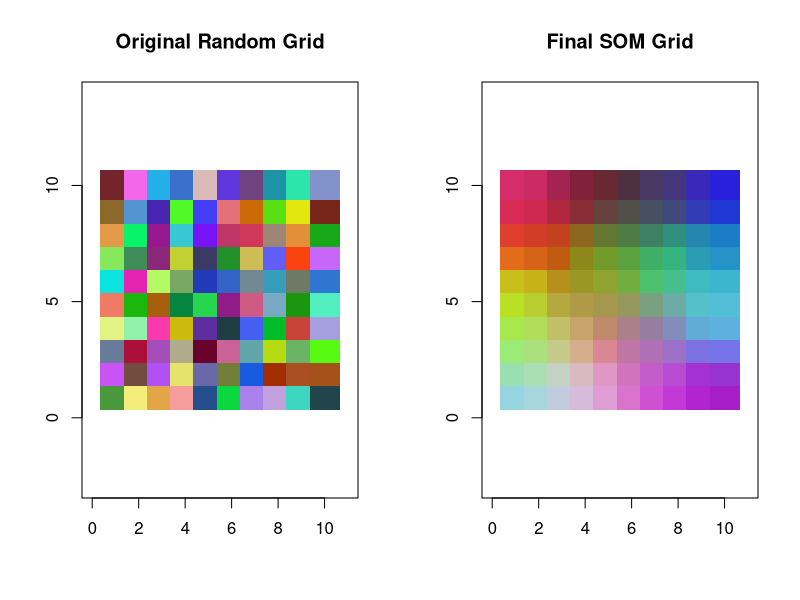
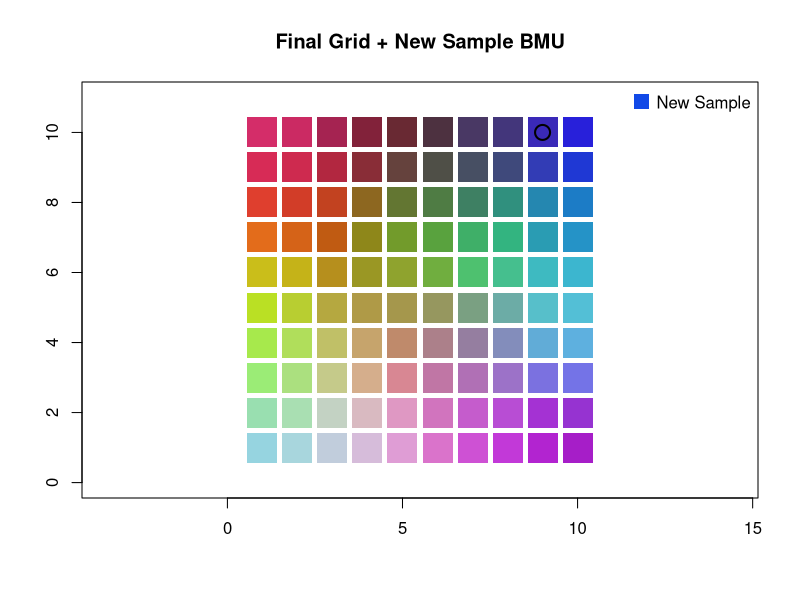

Recreate these plots in R, in order.
# --- Self-Organizing Map Demo with New Sample BMU ---

set.seed(123)

# --- Parameters ---
grid_size <- 10
iterations <- 100
initial_radius <- 5
initial_lr <- 0.5
n_samples <- 200  # size of training set per iteration

# --- Generate Initial Grid (weights) ---
red_matrix   <- matrix(runif(grid_size^2, 0, 255), nrow = grid_size)
green_matrix <- matrix(runif(grid_size^2, 0, 255), nrow = grid_size)
blue_matrix  <- matrix(runif(grid_size^2, 0, 255), nrow = grid_size)

initial_color_matrix <- matrix(
  rgb(red_matrix, green_matrix, blue_matrix, maxColorValue = 255),
  nrow = grid_size
)

# --- Generate Training Set (inputs from full RGB space) ---
training_set <- data.frame(
  red   = sample(0:255, n_samples, replace = TRUE),
  green = sample(0:255, n_samples, replace = TRUE),
  blue  = sample(0:255, n_samples, replace = TRUE)
)

# --- Function to Plot Grid ---
plot_grid <- function(color_matrix, main_title = "Color Grid") {
  plot(x = 0:(grid_size+1), y = 0:(grid_size+1), type = "n", asp = 1,
       xlab = "", ylab = "", main = main_title)
  for (x in 1:grid_size) {
    for (y in 1:grid_size) {
      points(x, y, pch = 15, cex = 4, col = color_matrix[y, x])
    }
  }
}

# --- Training Loop ---
for (iter in 1:iterations) {
  
  # Decay parameters
  radius <- initial_radius * exp(-iter / iterations)
  lr <- initial_lr * exp(-iter / iterations)
  
  # Shuffle training set each iteration
  shuffled_set <- training_set[sample(nrow(training_set)), ]
  
  for (i in 1:nrow(shuffled_set)) {
    red_input   <- shuffled_set$red[i]
    green_input <- shuffled_set$green[i]
    blue_input  <- shuffled_set$blue[i]
    
    # Find BMU (closest cell in color space)
    distance_matrix <- sqrt((red_matrix - red_input)^2 +
                              (green_matrix - green_input)^2 +
                              (blue_matrix - blue_input)^2)
    bmu <- which(distance_matrix == min(distance_matrix), arr.ind = TRUE)
    bmu_x <- bmu[1]; bmu_y <- bmu[2]
    
    # Update neighbors
    for (x in 1:grid_size) {
      for (y in 1:grid_size) {
        grid_distance <- sqrt((x - bmu_x)^2 + (y - bmu_y)^2)
        if (grid_distance <= radius) {
          influence <- exp(-(grid_distance^2) / (2 * radius^2))
          red_matrix[x, y]   <- red_matrix[x, y] + lr * influence * (red_input - red_matrix[x, y])
          green_matrix[x, y] <- green_matrix[x, y] + lr * influence * (green_input - green_matrix[x, y])
          blue_matrix[x, y]  <- blue_matrix[x, y] + lr * influence * (blue_input - blue_matrix[x, y])
        }
      }
    }
  }
}

# --- Build Final Color Matrix ---
final_color_matrix <- matrix(
  rgb(red_matrix, green_matrix, blue_matrix, maxColorValue = 255),
  nrow = grid_size
)

# --- Plot Original vs Final ---
par(mfrow = c(1, 2))
plot_grid(initial_color_matrix, "Original Random Grid")
plot_grid(final_color_matrix, "Final SOM Grid")
par(mfrow = c(1, 1))

# --- New Sample Demonstration ---
# Pick a brand-new random color NOT used in training
new_sample <- data.frame(
  red   = sample(0:255, 1),
  green = sample(0:255, 1),
  blue  = sample(0:255, 1)
)

# Find BMU for new color
distance_matrix <- sqrt((red_matrix - new_sample$red)^2 +
                          (green_matrix - new_sample$green)^2 +
                          (blue_matrix - new_sample$blue)^2)
bmu <- which(distance_matrix == min(distance_matrix), arr.ind = TRUE)
bmu_x <- bmu[1]; bmu_y <- bmu[2]

# Plot final grid and highlight BMU
plot_grid(final_color_matrix, "Final Grid + New Sample BMU")
points(bmu_x, bmu_y, pch = 1, cex = 2, lwd = 2, col = "black")

# Show new sample color in legend
legend("topright", legend = "New Sample", pch = 15, pt.cex = 2, bty = "n",
       col = rgb(new_sample$red, new_sample$green, new_sample$blue, maxColorValue = 255))
